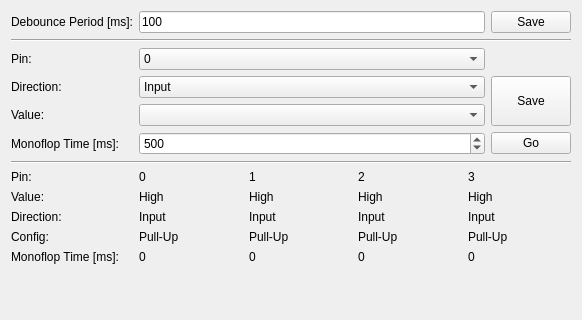
<?xml version="1.0" encoding="UTF-8"?>
<ui version="4.0">
 <class>IO4</class>
 <widget class="QWidget" name="IO4">
  <property name="geometry">
   <rect>
    <x>0</x>
    <y>0</y>
    <width>582</width>
    <height>320</height>
   </rect>
  </property>
  <property name="windowTitle">
   <string>Form</string>
  </property>
  <layout class="QVBoxLayout" name="verticalLayout">
   <item>
    <layout class="QGridLayout" name="gridLayout_5">
     <item row="0" column="0">
      <widget class="QLabel" name="label_12">
       <property name="text">
        <string>Debounce Period [ms]:</string>
       </property>
      </widget>
     </item>
     <item row="1" column="0" colspan="3">
      <widget class="Line" name="line_3">
       <property name="orientation">
        <enum>Qt::Horizontal</enum>
       </property>
      </widget>
     </item>
     <item row="2" column="0">
      <widget class="QLabel" name="label_3">
       <property name="text">
        <string>Pin:</string>
       </property>
      </widget>
     </item>
     <item row="3" column="0">
      <widget class="QLabel" name="label_2">
       <property name="text">
        <string>Direction:</string>
       </property>
      </widget>
     </item>
     <item row="4" column="0">
      <widget class="QLabel" name="label_4">
       <property name="text">
        <string>Value:</string>
       </property>
      </widget>
     </item>
     <item row="5" column="0">
      <widget class="QLabel" name="label">
       <property name="text">
        <string>Monoflop Time [ms]:</string>
       </property>
      </widget>
     </item>
     <item row="6" column="0" colspan="3">
      <widget class="Line" name="line">
       <property name="orientation">
        <enum>Qt::Horizontal</enum>
       </property>
      </widget>
     </item>
     <item row="7" column="0">
      <widget class="QLabel" name="label_53">
       <property name="text">
        <string>Pin:</string>
       </property>
      </widget>
     </item>
     <item row="8" column="0">
      <widget class="QLabel" name="label_5">
       <property name="text">
        <string>Value:</string>
       </property>
      </widget>
     </item>
     <item row="9" column="0">
      <widget class="QLabel" name="label_7">
       <property name="text">
        <string>Direction:</string>
       </property>
      </widget>
     </item>
     <item row="10" column="0">
      <widget class="QLabel" name="label_6">
       <property name="text">
        <string>Config:</string>
       </property>
      </widget>
     </item>
     <item row="11" column="0">
      <widget class="QLabel" name="label_8">
       <property name="text">
        <string>Monoflop Time [ms]:</string>
       </property>
      </widget>
     </item>
     <item row="0" column="1">
      <widget class="QLineEdit" name="debounce_edit">
       <property name="text">
        <string>100</string>
       </property>
      </widget>
     </item>
     <item row="0" column="2">
      <widget class="QPushButton" name="debounce_save">
       <property name="text">
        <string>Save</string>
       </property>
      </widget>
     </item>
     <item row="2" column="1">
      <widget class="QComboBox" name="pin_box">
       <item>
        <property name="text">
         <string>0</string>
        </property>
       </item>
       <item>
        <property name="text">
         <string>1</string>
        </property>
       </item>
       <item>
        <property name="text">
         <string>2</string>
        </property>
       </item>
       <item>
        <property name="text">
         <string>3</string>
        </property>
       </item>
      </widget>
     </item>
     <item row="3" column="1">
      <widget class="QComboBox" name="direction_box">
       <item>
        <property name="text">
         <string>Input</string>
        </property>
       </item>
       <item>
        <property name="text">
         <string>Output</string>
        </property>
       </item>
      </widget>
     </item>
     <item row="4" column="1">
      <widget class="QComboBox" name="value_box"/>
     </item>
     <item row="5" column="1">
      <widget class="QSpinBox" name="time_spinbox">
       <property name="minimum">
        <number>1</number>
       </property>
       <property name="maximum">
        <number>2147483647</number>
       </property>
       <property name="value">
        <number>500</number>
       </property>
      </widget>
     </item>
     <item row="3" column="2" rowspan="2">
      <widget class="QPushButton" name="save_button">
       <property name="sizePolicy">
        <sizepolicy hsizetype="Minimum" vsizetype="Minimum">
         <horstretch>0</horstretch>
         <verstretch>0</verstretch>
        </sizepolicy>
       </property>
       <property name="text">
        <string>Save</string>
       </property>
      </widget>
     </item>
     <item row="5" column="2">
      <widget class="QPushButton" name="go_button">
       <property name="text">
        <string>Go</string>
       </property>
      </widget>
     </item>
     <item row="7" column="1" rowspan="5" colspan="2">
      <layout class="QGridLayout" name="gridLayout">
       <item row="4" column="0">
        <widget class="QLabel" name="at0">
         <property name="text">
          <string>0</string>
         </property>
        </widget>
       </item>
       <item row="4" column="1">
        <widget class="QLabel" name="at1">
         <property name="text">
          <string>0</string>
         </property>
        </widget>
       </item>
       <item row="4" column="2">
        <widget class="QLabel" name="at2">
         <property name="text">
          <string>0</string>
         </property>
        </widget>
       </item>
       <item row="4" column="3">
        <widget class="QLabel" name="at3">
         <property name="text">
          <string>0</string>
         </property>
        </widget>
       </item>
       <item row="3" column="0">
        <widget class="QLabel" name="ac0">
         <property name="text">
          <string>Pull-Up</string>
         </property>
        </widget>
       </item>
       <item row="3" column="1">
        <widget class="QLabel" name="ac1">
         <property name="text">
          <string>Pull-Up</string>
         </property>
        </widget>
       </item>
       <item row="3" column="2">
        <widget class="QLabel" name="ac2">
         <property name="text">
          <string>Pull-Up</string>
         </property>
        </widget>
       </item>
       <item row="3" column="3">
        <widget class="QLabel" name="ac3">
         <property name="text">
          <string>Pull-Up</string>
         </property>
        </widget>
       </item>
       <item row="2" column="3">
        <widget class="QLabel" name="ad3">
         <property name="text">
          <string>Input</string>
         </property>
        </widget>
       </item>
       <item row="2" column="2">
        <widget class="QLabel" name="ad2">
         <property name="text">
          <string>Input</string>
         </property>
        </widget>
       </item>
       <item row="2" column="1">
        <widget class="QLabel" name="ad1">
         <property name="text">
          <string>Input</string>
         </property>
        </widget>
       </item>
       <item row="2" column="0">
        <widget class="QLabel" name="ad0">
         <property name="text">
          <string>Input</string>
         </property>
        </widget>
       </item>
       <item row="1" column="0">
        <widget class="QLabel" name="av0">
         <property name="text">
          <string>High</string>
         </property>
        </widget>
       </item>
       <item row="1" column="1">
        <widget class="QLabel" name="av1">
         <property name="text">
          <string>High</string>
         </property>
        </widget>
       </item>
       <item row="1" column="2">
        <widget class="QLabel" name="av2">
         <property name="text">
          <string>High</string>
         </property>
        </widget>
       </item>
       <item row="1" column="3">
        <widget class="QLabel" name="av3">
         <property name="text">
          <string>High</string>
         </property>
        </widget>
       </item>
       <item row="0" column="3">
        <widget class="QLabel" name="label_58">
         <property name="text">
          <string>3</string>
         </property>
        </widget>
       </item>
       <item row="0" column="2">
        <widget class="QLabel" name="label_57">
         <property name="text">
          <string>2</string>
         </property>
        </widget>
       </item>
       <item row="0" column="1">
        <widget class="QLabel" name="label_56">
         <property name="text">
          <string>1</string>
         </property>
        </widget>
       </item>
       <item row="0" column="0">
        <widget class="QLabel" name="label_55">
         <property name="text">
          <string>0</string>
         </property>
        </widget>
       </item>
      </layout>
     </item>
    </layout>
   </item>
   <item>
    <spacer name="verticalSpacer">
     <property name="orientation">
      <enum>Qt::Vertical</enum>
     </property>
     <property name="sizeHint" stdset="0">
      <size>
       <width>20</width>
       <height>0</height>
      </size>
     </property>
    </spacer>
   </item>
  </layout>
 </widget>
 <resources/>
 <connections/>
</ui>
